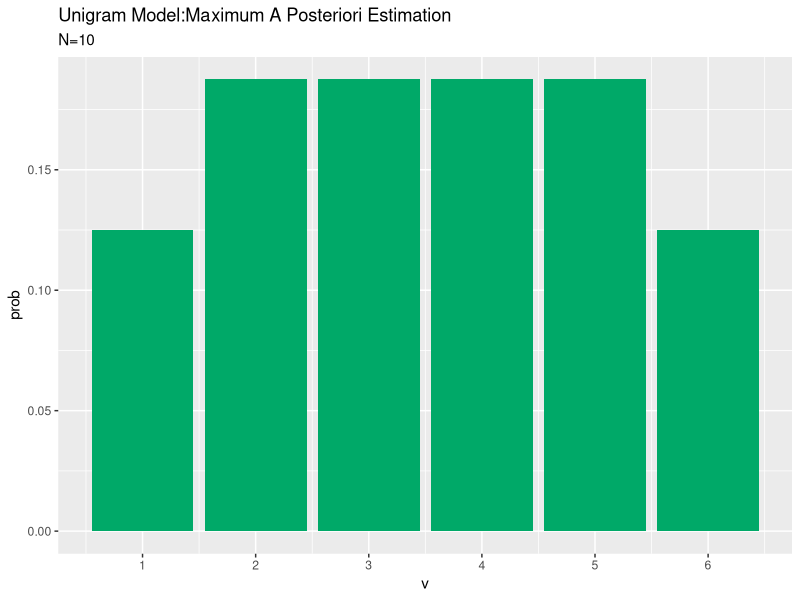

Generate this figure with R:
# ch2.4 MAP推定 --------------------------------------------------------------

# 利用パッケージ
library(tidyverse)


# 単語数(サイコロを振る回数)を指定
N_d <- 10

# 語彙数(サイコロの目の数)を指定
V = 6

# 真の単語分布(カテゴリ分布のパラメータ)を指定
phi_turth <- rep(1, V) / V
sum(phi_turth)

# 単語分布のパラメータを指定
beta <- 2

# 文書を生成(サイコロを振る)
w_dn <- sample(x = 1:V, size = N_d, replace = TRUE, prob = phi_turth)
w_dn

# 各語彙の出現回数を集計
doc_df1 <- tibble(v = w_dn) %>% 
  group_by(v) %>% # 出目でグループ化
  summarise(N_v = n()) # 出目ごとにカウント

# 出ない目があったとき用の対策
doc_df2 <- tibble(v = 1:V) %>% # 1からVまでの受け皿(行)を作成
  left_join(doc_df1, by = "v") %>% # 結合
  mutate(N_v = replace_na(N_v, 0)) # NAを0に置換


# MAP推定
map_df <- doc_df2 %>% 
  mutate(prob = (N_v + beta - 1) / (sum(N_v) + (beta - 1) * V))

# 作図
ggplot(map_df, aes(x = v, y = prob)) + # データ
  geom_bar(stat = "identity", fill = "#00A968") + # 棒グラフ
  scale_x_continuous(breaks = 1:V, labels = 1:V) + # 軸目盛
  labs(title = "Unigram Model:Maximum A Posteriori Estimation", 
       subtitle = paste0("N=", N_d)) # ラベル


